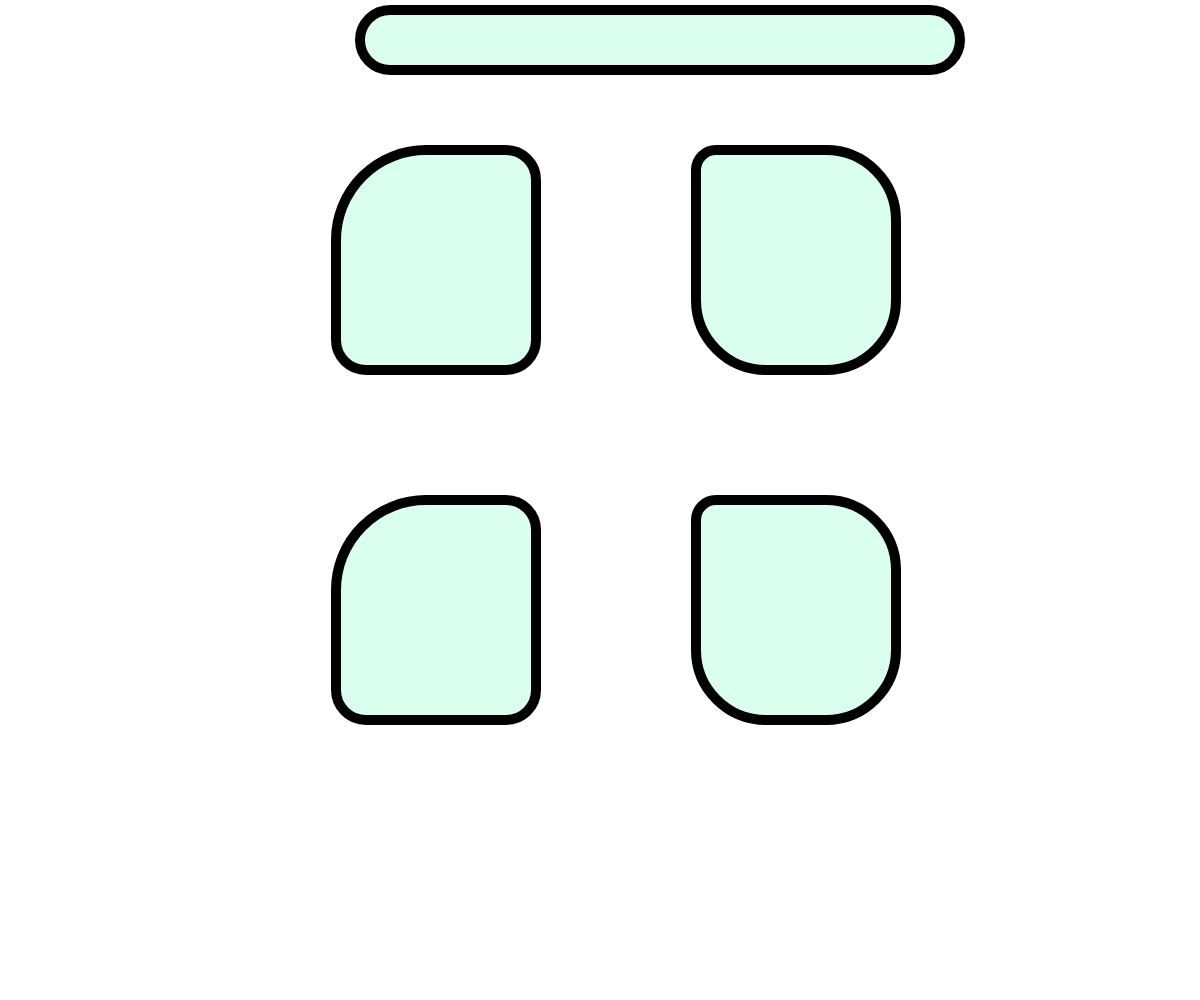
Frame 1 (no input)
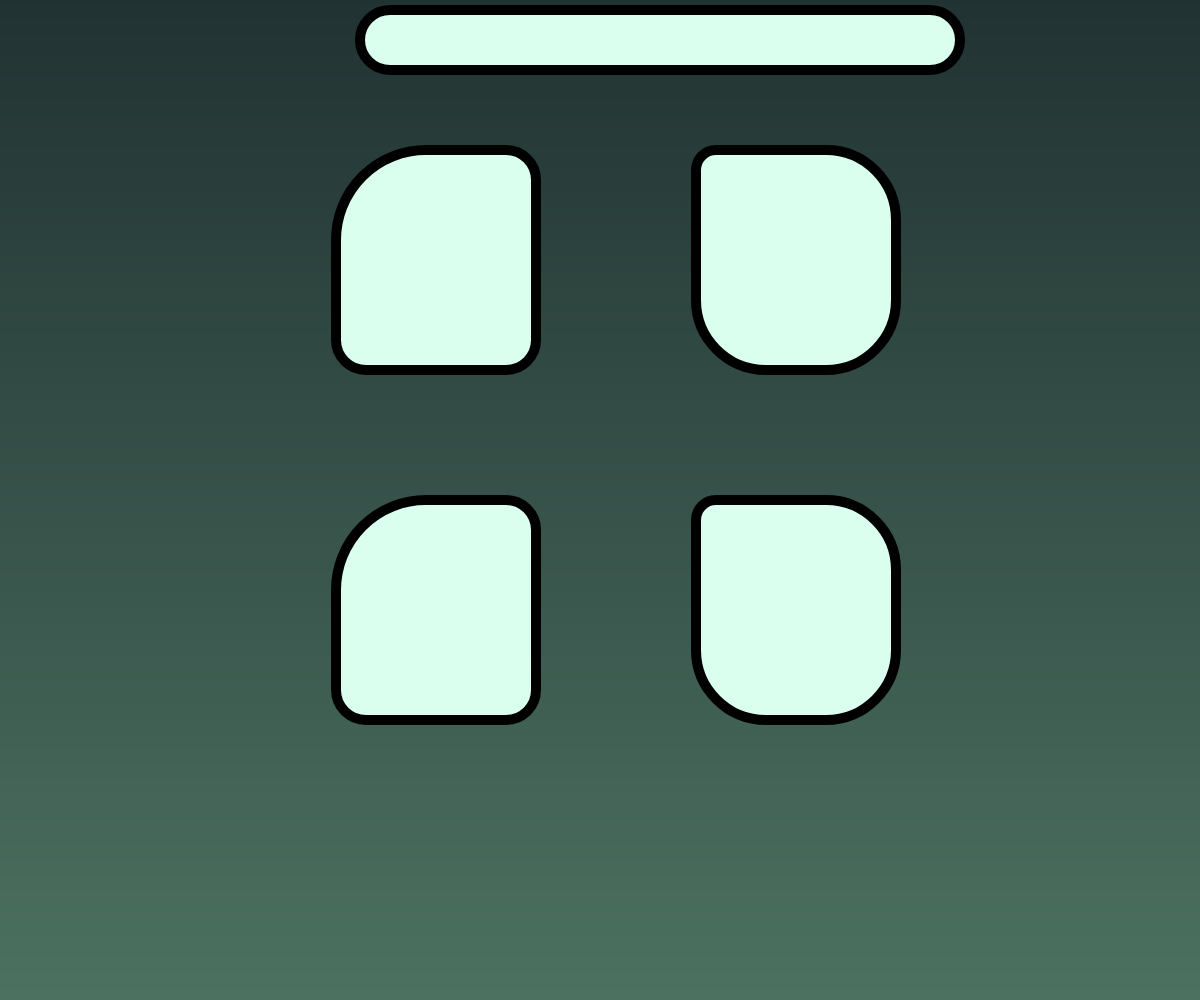
Frame 60 (no input)
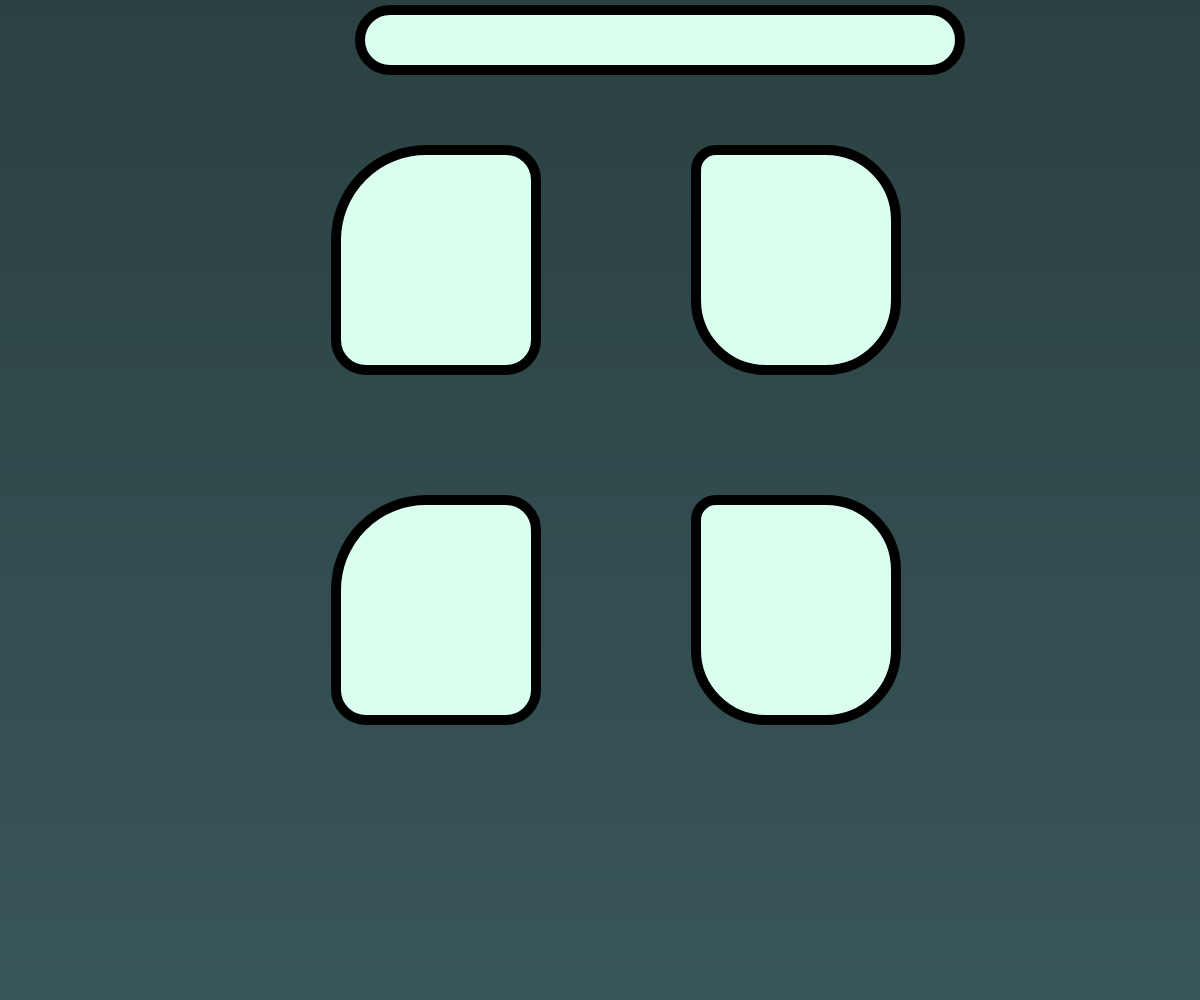
Frame 120 (the mouse pressed at the canvas centre since frame 60)

The p5.js sketch that drew these frames (run headless with seeded random() and noise() and a simulated clock; from frame 60 on, the mouse is pressed at the canvas centre):

// p5.js sketch
// ── sketch.js
var canvas;
let  bg;

function setup() {
	canvas = createCanvas(window.innerWidth, window.innerHeight);
	canvas.position(0,0);
	canvas.style('z-index','-1');
  strokeWeight(0);
}

function draw() {

	//background
	const speed = 75;

	//random top pixels colors
	const topR = 100 * noise(frameCount / speed);
	const topG = 150 * noise(frameCount / speed);
	const topB = 150 * noise(frameCount / speed);
	//random bottom pixels colors -  always darker than top to make gradient
	const bottomR = 100 * noise(1000 + frameCount / speed);
	const bottomG = 150 * noise(1000 + frameCount / speed);
	const bottomB = 150 * noise(2000 + frameCount / speed);

	//create pixels with generated pixels
	const topColor = color(topR, topG, topB);
	const bottomColor = color(bottomR, bottomG, bottomB);

	//change color
	for(let y = 0; y < height; y++) {
		const lineColor = lerpColor(topColor, bottomColor, y / height);

		stroke(lineColor);
		line(0, y, width, y);
	}


	let teal = color(218, 255, 239);
	fill(teal);

	//boxes background
	strokeWeight(10)
	stroke(0,0,0)

	//headings
	rect(window.innerWidth*.30,window.innerHeight*.01,600,60,50,50);

	//projects
  rect(window.innerWidth*.28,window.innerHeight*.15,200,220,90,30);
	rect(window.innerWidth*.58,window.innerHeight*.15,200,220,20,70);

	rect(window.innerWidth*.28,window.innerHeight*.50,200,220,90,30);
	rect(window.innerWidth*.58,window.innerHeight*.50,200,220,20,70);
}


// https://p5js.org/reference/#/p5/image
// https://stackoverflow.com/questions/39126139/is-there-a-way-to-load-and-clip-an-image-with-a-round-border-in-p5-js

// ── style (1).css
html, body {
  margin: 0;
  padding: 0;
}
canvas {
  display: block;
}
html, body {
  margin: 0;
  padding: 0;
  font-family:'Roboto', sans-serif;
  background-color: #dddddd;
}

canvas {
  display: block;
  z-index: -1;
}

h1{
  text-align: center;
  font-family: 'Roboto', sans-serif;
  font-size: 40px;
}

h3{
  text-align: center;
  font-family: 'Courier New';
  font-size: 30px;
}


table{
  position: absolute;
  z-index: 1;
  width:100%;

}

td {
    width: 50vw;
    height: 50vw;
    vertical-align: center;
    padding-top:0px;
    text-align:center;

    &:after, &:before {
        content: '';

        display: block;
        padding-bottom: calc(50% - 0.5em);
    }
}




.container{
  position: relative;
}

.project {
  position: absolute;
  width:50%;
  float: left;

  left: 0px;
  top: 0px;
  z-index: 1;
}

// ── style.css
body {
	margin: 0;
	padding: 0;
}

h1 {
	color: #808080;
	text-align: center;
	font-family: "Lucida Console", "Courier New", monospace;
}
table {
  margin-left: auto;
  margin-right: auto;
}

td {
	color: #808080;
  width:30vw;
  height:20vw;
  vertical-align: center;
  padding-top:0px;
  text-align: center;
	font-family: "Lucida Console", "Courier New", monospace;
}

iframe {
border:10px solid grey;
}

canvas {
	position: absolute;
	top: 0;
	z-index: -1;
}

.canvasholder {
	width: 100%;
}
